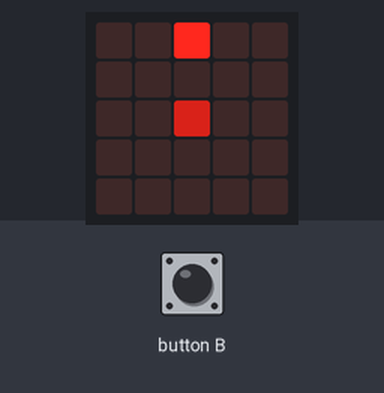
Bench run of a program on a simulated BBC micro:bit running MicroPython. On the bench: the board's 5×5 LED display. The inputs (shaded band) are chosen by the test bench.

Above: at 0.3 s.
At 1.23 s:
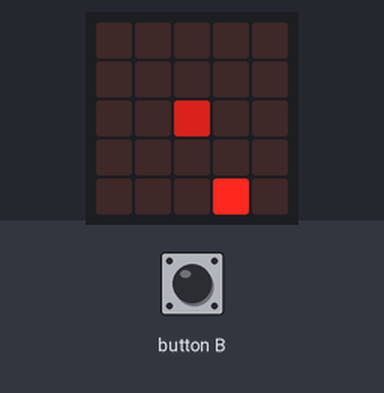
1.3 s: button B pressed for 0.15 s
At 1.6 s:
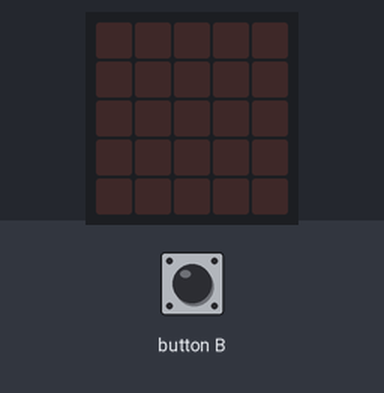
Timing chart, 0 to 4.3 s (numbered marks = the images above; inputs shaded):
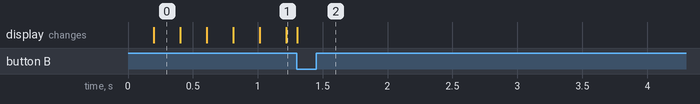

Measured:
- after the input at 1.3 s, the display: changes at once (image 2)

The program:

microbit.consumer.py
```python
#
# Author Phil Hall
# July 2018 - Public Domain

from microbit import *


DELAY=50

uart.init(baudrate=9600,bits=8,parity=None,tx=pin1,rx=pin0)

SPINNER=( Image("00900:00000:00500:00000:00000"),
          Image("00090:00000:00500:00000:00000"),
          Image("00000:00009:00500:00000:00000"),
          Image("00000:00000:00509:00000:00000"),
          Image("00000:00000:00500:00009:00000"),
          Image("00000:00000:00500:00000:00090"),
          Image("00000:00000:00500:00000:00900"),
          Image("00000:00000:00500:00000:09000"),
          Image("00000:00000:00500:90000:00000"),
          Image("00000:00000:90500:00000:00000"),
          Image("00000:90000:00500:00000:00000"),
          Image("09000:00000:00500:00000:00000") )

busy=0
save_time=running_time()
while True:

    message=None
    data=uart.read()

    if data is not None and data!=b'\x00':
        message=data
        while True:
            sleep(DELAY)
            data=uart.read()
            if data is None:
                break
            message+=data

        new=""
        for c in message:
            new+=chr(c)

        message=new


    if message=='Exit' or button_b.is_pressed():
        break

    if message is not None:
        display.scroll('"'+message+'"')


    rt=running_time()
    if rt<save_time or rt-save_time>=200:
        display.show(SPINNER[busy])
        busy=(busy+1)%len(SPINNER)
        save_time=rt

#
# restore uart so USB works
uart.init(115200)

display.clear()
```
